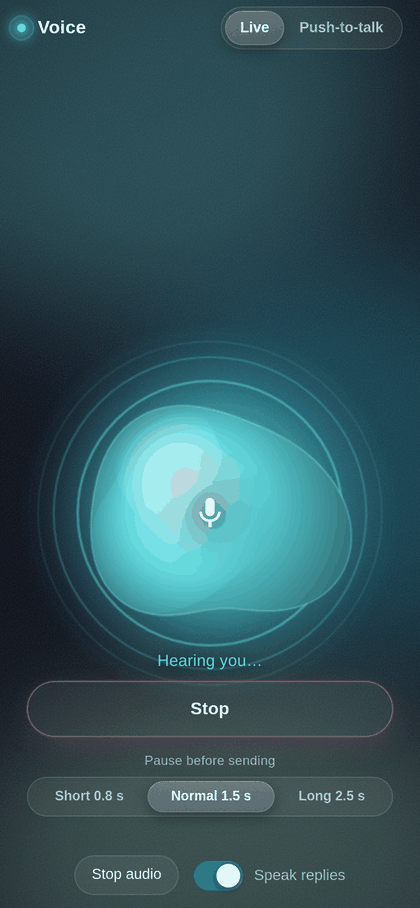
#> input picture docs/screenshots/live-hearing.png, 420 x 908 px
$ python -i screenshots.py   (imports and definitions only)
#> lines starting #> are read from the running program, lines starting #| are printed output that depends on the picture
#!/usr/bin/env python3
"""Screenshots of the Mini App's key states, for design review and for the images in docs/: python3 tests/screenshots.py OUT_DIR

Reuses the harness of e2e_browser.py (throwaway voice-web instance, headless Chrome over the DevTools Protocol, a WAV file as
the microphone) and drives real flows: a click starts Live, the fake microphone speaks, the speech is recognized, the instance
posts a reply. Like the browser tests it uses real speech recognition and synthesis (4 recognitions and 2 syntheses, a few cents),
so the instance reads its keys from VOICE_ENV_FILE (default /root/.voice/env). Nothing is mirrored to Telegram and no private
data is involved: the spoken sentences below are made up.

The UI, the spoken samples and the instance (VOICE_LANG en-US) are English; SHOT_LANG=ru makes them Russian (VOICE_TEST_LANG can still
set the instance's language), and one more English shot of Live idle is always taken. Shots at 390x844 (DPR 2): Live idle with the
empty state, listening, hearing, Loading (the reply is on the screen, its sound is still being made), speaking, a helper working in
the background (the line under the controls says so, then shows the helper's own tool call; the session itself is idle), thinking (the
spoken sentence and the typing bubble), thinking with a progress line and with the line of a running command (the red "Interrupt work"
button is under the line whenever a reply is awaited or spoken), push-to-talk idle and recording; a confirmation card (voice_confirm) at
390x844 and 320x568, then idle and thinking at 320x568 and 430x932. At 320x568 it also checks that nothing scrolls sideways in either
mode, and at both of these sizes that the Interrupt work button is on the screen. The test plays the session's hook
(/internal/progress), the session itself (/internal/reply) and the channel server (/internal/confirm).

SHOT_DOCS=DIR (English UI only) also writes the images of docs/screenshots into DIR: some of these shots under the names docs/frames/
uses (see DOCS), scaled to 420 px wide and reduced to 256 colours with Pillow (docs_image), 130 to 210 KB each instead of 1.5 MB.

Headless Chrome on a server often has only DejaVu Sans, which is about 12% wider than the system fonts of a phone; if
Liberation Sans is installed, the generic names of the page's font stack are pointed at it for the screenshots.
Prints the path of every PNG, then ALL PASSED (exit 0) or the list of what failed (exit 1). Without keys it prints SKIP and exits 0."""
import asyncio, base64, json, os, re, shutil, sys, time

SHOT_LANG = os.environ.get("SHOT_LANG", "en")           # "en" (default) or "ru": the language of the UI, of the spoken samples and of the instance
# [1 line not run here, left out]
sys.path.insert(0, os.path.dirname(os.path.abspath(__file__)))
import e2e_browser as E

# Made-up sentences, written as escapes so that the source stays English (the same way e2e_browser.py writes its Russian strings).
# SPOKEN: "Tell me, please, what the weather is like tomorrow morning and whether I need an umbrella when I leave for work."
# ANSWER: "Tomorrow morning it is cloudy, around twelve degrees; by noon it clears up and warms to seventeen. The umbrella can stay at home."
SPOKEN = "\u041f\u043e\u0434\u0441\u043a\u0430\u0436\u0438, \u043f\u043e\u0436\u0430\u043b\u0443\u0439\u0441\u0442\u0430, \u043a\u0430\u043a\u0430\u044f \u0437\u0430\u0432\u0442\u0440\u0430 \u043f\u043e\u0433\u043e\u0434\u0430 \u0443\u0442\u0440\u043e\u043c \u0438 \u043d\u0443\u0436\u043d\u043e \u043b\u0438 \u0431\u0440\u0430\u0442\u044c \u0437\u043e\u043d\u0442, \u043a\u043e\u0433\u0434\u0430 \u044f \u043f\u043e\u0435\u0434\u0443 \u043d\u0430 \u0440\u0430\u0431\u043e\u0442\u0443."
ANSWER = "\u0417\u0430\u0432\u0442\u0440\u0430 \u0443\u0442\u0440\u043e\u043c \u043e\u0431\u043b\u0430\u0447\u043d\u043e \u0438 \u043e\u043a\u043e\u043b\u043e \u0434\u0432\u0435\u043d\u0430\u0434\u0446\u0430\u0442\u0438 \u0433\u0440\u0430\u0434\u0443\u0441\u043e\u0432, \u043a \u043e\u0431\u0435\u0434\u0443 \u043f\u0440\u043e\u044f\u0441\u043d\u0438\u0442\u0441\u044f \u0438 \u043f\u043e\u0442\u0435\u043f\u043b\u0435\u0435\u0442 \u0434\u043e \u0441\u0435\u043c\u043d\u0430\u0434\u0446\u0430\u0442\u0438. \u0417\u043e\u043d\u0442 \u043c\u043e\u0436\u043d\u043e \u043e\u0441\u0442\u0430\u0432\u0438\u0442\u044c \u0434\u043e\u043c\u0430."
# CONFIRM_ACTION: "Restart the service "demo" and check that it answers."
CONFIRM_ACTION = "\u041f\u0435\u0440\u0435\u0437\u0430\u043f\u0443\u0441\u0442\u0438\u0442\u044c \u0441\u0435\u0440\u0432\u0438\u0441 \u00ab\u0434\u0435\u043c\u043e\u00bb \u0438 \u043f\u0440\u043e\u0432\u0435\u0440\u0438\u0442\u044c, \u0447\u0442\u043e \u043e\u043d \u043e\u0442\u0432\u0435\u0447\u0430\u0435\u0442."
if SHOT_LANG != "ru":
    SPOKEN = "Tell me, please, what the weather is like tomorrow morning and whether I need an umbrella when I leave for work."
    ANSWER = "Tomorrow morning it is cloudy, around twelve degrees; by noon it clears up and warms to seventeen. The umbrella can stay at home."
    CONFIRM_ACTION = "Restart the service \u201cdemo\u201d and check that it answers."
FONTS = """<?xml version="1.0"?><!DOCTYPE fontconfig SYSTEM "fonts.dtd"><fontconfig>
<include ignore_missing="yes">/etc/fonts/fonts.conf</include>
%s</fontconfig>"""
ALIAS = ('<match target="pattern"><test qual="any" name="family"><string>%s</string></test>'
         '<edit name="family" mode="assign" binding="same"><string>Liberation Sans</string></edit></match>')

# The images of docs/screenshots (framed by docs/frames into the pictures of the README) are these shots; the key is the name of the shot
# without the language, the value the name of the image.
DOCS = {"01_live_idle_empty": "live-idle", "03_live_hearing": "live-hearing", "16_live_loading": "live-loading", "05_live_speaking": "live-speaking",
        "17_live_helper": "live-helper", "15_live_thinking_progress": "live-thinking", "19_live_interrupt": "live-interrupt",
        "07_ptt_recording": "push-to-talk", "13_confirm_card_390x844": "confirm-card"}

out_dir = ""
saved, problems = [], []


# [5 lines left out: function note, not called in this run]


# [7 lines not run here, left out]


def docs_image(src, dst, width=420):
    """The shot scaled to `width` px and reduced to 256 colours: a median-cut palette, dithered (the aurora and the orb are smooth gradients, a plain
    palette makes rings of them); a pixel that dithering put far off (a stray colour in a smooth area) takes the nearest colour instead. Needs Pillow."""
#> called with src = '../docs/screenshots/live-hearing.png', dst = 'out.png', width = 420
    from PIL import Image, ImageChops
    im = Image.open(src).convert("RGB")
#> im is the input picture: PIL image 420x908 RGB; mean R, G, B 49.6, 84.3, 91.6
    im = im.resize((width, im.height * width // im.width), Image.LANCZOS)
    pal = im.quantize(colors=256, method=Image.Quantize.MEDIANCUT, kmeans=3)
    out = im.quantize(palette=pal, dither=Image.Dither.FLOYDSTEINBERG)
    r, g, b = ImageChops.difference(out.convert("RGB"), im).split()
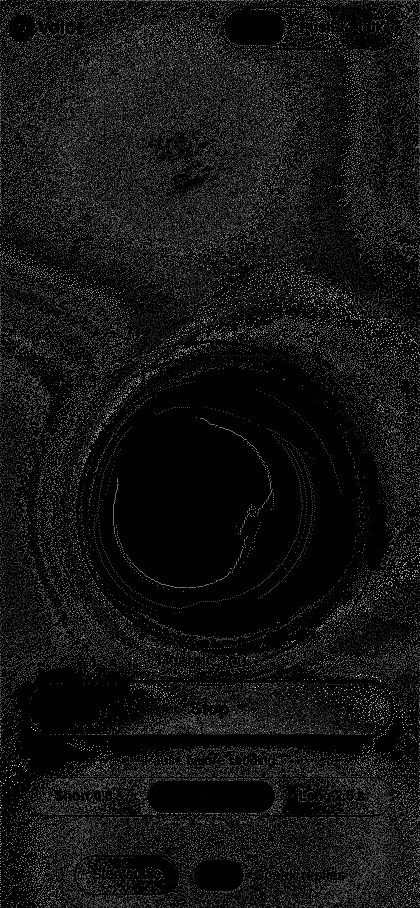
#> r: PIL image 420x908 L; min 0, max 7, mean 0.489; drawn with min black and max white
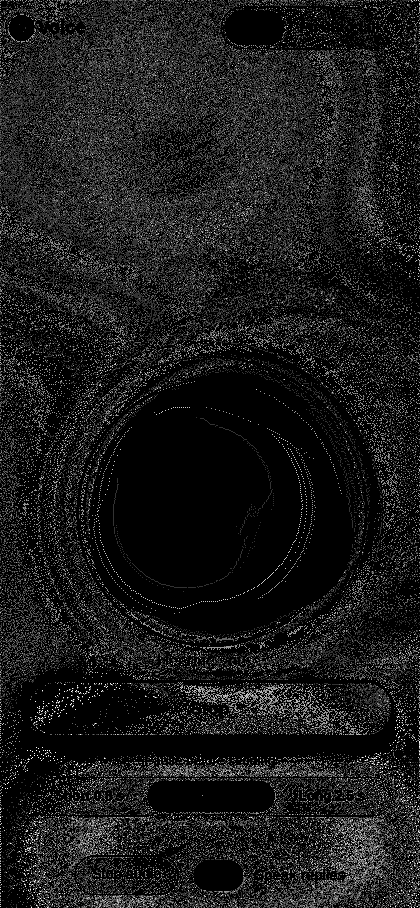
#> g: PIL image 420x908 L; min 0, max 5, mean 0.528; drawn with min black and max white
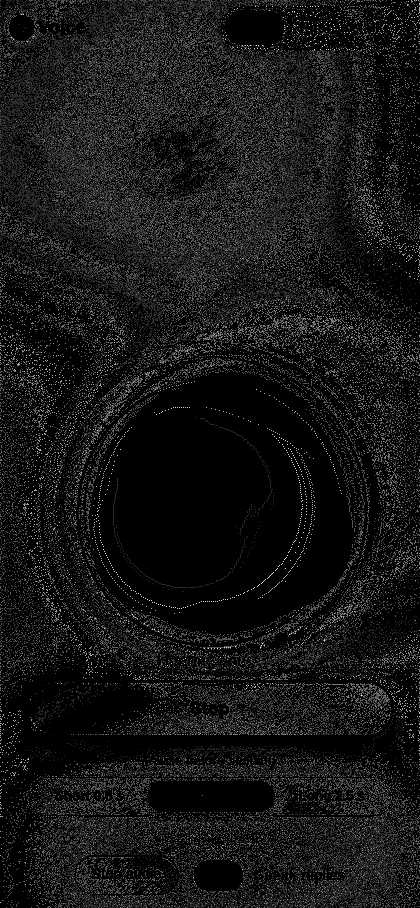
#> b: PIL image 420x908 L; min 0, max 6, mean 0.498; drawn with min black and max white
    far = ImageChops.add(ImageChops.add(r, g), b).point(lambda v: 255 if v > 45 else 0)
#> far: PIL image 420x908 L; every value is 0
    out.paste(im.quantize(palette=pal, dither=Image.Dither.NONE), mask=far)
    out.save(dst, optimize=True)


# [8 lines left out: function write_docs, not called in this run]


# [4 lines not run here, left out]


STATE = "document.getElementById('orb').dataset.state"
PROG_ON = "document.getElementById('prog').classList.contains('on')"       # the line under the controls (progress, background helpers)
PROG_TEXT = "document.getElementById('prog').textContent"
BUTTON = "!document.getElementById('interrupt').hidden"                    # the "Interrupt work" button is shown


# [184 lines not run here, left out]


# [35 lines left out: function run, not called in this run]


# [8 lines not run here, left out]

>>> result = docs_image('../docs/screenshots/live-hearing.png', 'out.png')
